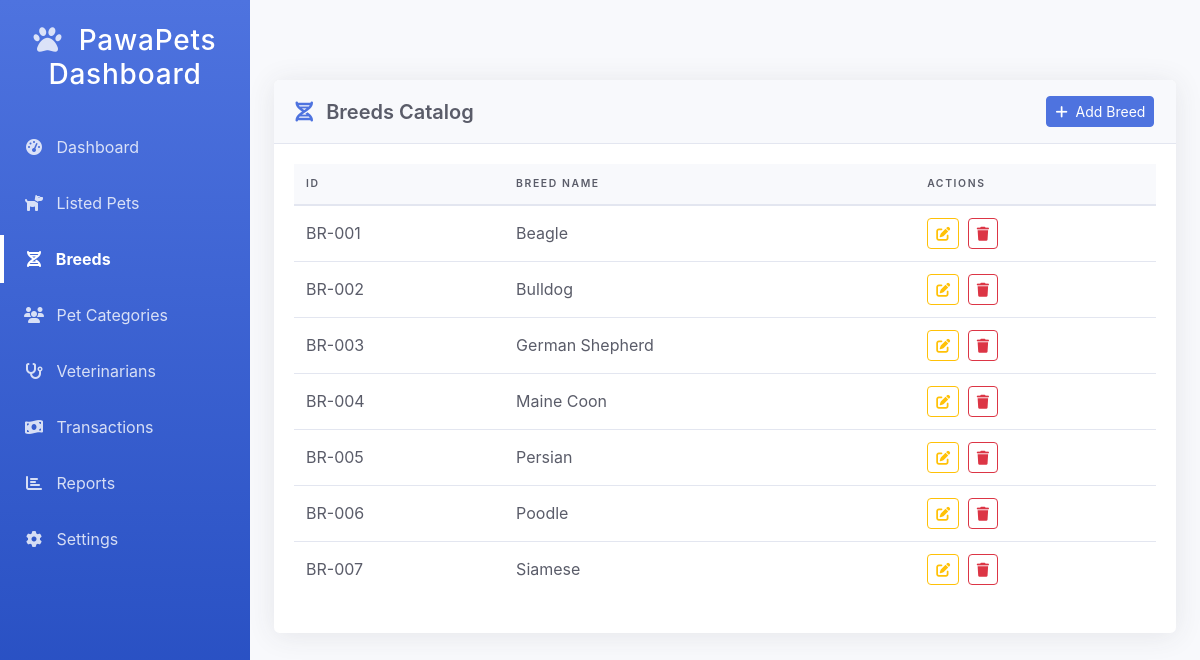
/Admin/breeds.php (signed in), run on the app's committed database.
### tables this page shows
CREATE TABLE `puppy_breed` (
  `breed_id` int(11) NOT NULL,
  `breed_name` varchar(100) NOT NULL
);

### Admin/breeds.php (the view, shortened to what this page needs)
<?php
include('functions/functions.php');
$breeds = $con->query("SELECT * FROM puppy_breed ORDER BY breed_name ASC");
?>
<!DOCTYPE html>
<html lang="en">
<head>
    <link href="https://cdn.jsdelivr.net/npm/bootstrap@5.3.0/dist/css/bootstrap.min.css" rel="stylesheet">
    <link rel="stylesheet" href="https://cdnjs.cloudflare.com/ajax/libs/font-awesome/6.4.0/css/all.min.css">
</head>
<body>
    <div class="admin-container">
        <aside class="admin-sidebar">
            <div class="sidebar-brand">
                <h3><i class="fas fa-paw me-2"></i> PawaPets Dashboard</h3>
            </div>
            <ul class="sidebar-menu">
                <li><a href="dashboard.php"><i class="fas fa-tachometer-alt me-2"></i> Dashboard</a></li>
                <li><a href="listed-pets.php"><i class="fas fa-dog me-2"></i> Listed Pets</a></li>
                <li class="active"><a href="breeds.php"><i class="fas fa-dna me-2"></i> Breeds</a></li>
                <li><a href="listed-categories.php"><i class="fas fa-users me-2"></i> Pet Categories</a></li>
                <li><a href="vets.html"><i class="fas fa-stethoscope me-2"></i> Veterinarians</a></li>
                <li><a href="transactions.html"><i class="fas fa-money-bill-wave me-2"></i> Transactions</a></li>
                <li><a href="reports.html"><i class="fas fa-chart-bar me-2"></i> Reports</a></li>
                <li><a href="settings.html"><i class="fas fa-cog me-2"></i> Settings</a></li>
            </ul>
        </aside>
        <main class="admin-main">
            <div class="admin-card">
                <div class="card-header">
                    <h5 class="mb-0"><i class="fas fa-dna me-2"></i> Breeds Catalog</h5>
                    <div>
                        <button class="btn btn-sm btn-primary" data-bs-toggle="modal" data-bs-target="#addBreedModal">
                            <i class="fas fa-plus me-1"></i> Add Breed
                        </button>
                    </div>
                </div>
                <div class="card-body">
                    <div class="table-responsive">
                        <table class="admin-table">
                            <thead>
                                <tr>
                                    <th>ID</th>
                                    <th>Breed Name</th>
                                    <th>Actions</th>
                                </tr>
                            </thead>
                            <tbody>
                                <?php if($breeds->num_rows > 0): ?>
                                    <?php $count = 1; ?>
                                    <?php while($breed = $breeds->fetch_assoc()): ?>
                                        <tr>
                                            <td>BR-<?= str_pad($count++, 3, '0', STR_PAD_LEFT) ?></td>
                                            <td><?= htmlspecialchars($breed['breed_name']) ?></td>
                                            <td>
                                                <button class="btn btn-sm btn-outline-warning me-1 edit-breed"
                                                        data-id="<?= $breed['breed_id'] ?>"
                                                        data-name="<?= htmlspecialchars($breed['breed_name']) ?>">
                                                    <i class="fas fa-edit"></i>
                                                </button>
                                                <a href="breeds.php?delete=<?= $breed['breed_id'] ?>"
                                                   class="btn btn-sm btn-outline-danger"
                                                   onclick="return confirm('Are you sure you want to delete this breed?')">
                                                    <i class="fas fa-trash"></i>
                                                </a>
                                            </td>
                                        </tr>
                                    <?php endwhile; ?>
                                <?php else: ?>
                                    <tr>
                                        <td colspan="3" class="text-center py-4">No breeds found</td>
                                    </tr>
                                <?php endif; ?>
                            </tbody>
                        </table>
                    </div>
                </div>
            </div>
        </main>
    </div>
</body>
</html>

### Admin/breeds.php (style rules this page uses)
:root { --primary-color: #4e73df; --primary-hover: #2e59d9; --secondary-color: #858796; --success-color: #1cc88a; --info-color: #36b9cc; --warning-color: #f6c23e; --danger-color: #e74a3b; --light-color: #f8f9fc; --dark-color: #5a5c69; }
body { font-family: 'Nunito', -apple-system, BlinkMacSystemFont, 'Segoe UI', Roboto, 'Helvetica Neue', Arial, sans-serif; background-color: #f8f9fc; overflow-x: hidden; }
.admin-container { display: flex; min-height: 100vh; }
.admin-sidebar { width: 250px; background: linear-gradient(180deg, var(--primary-color) 0%, #224abe 100%); color: white; transition: all 0.3s; position: fixed; height: 100vh; z-index: 1000; }
.sidebar-brand { padding: 1.5rem 1rem; font-weight: 800; font-size: 1.2rem; text-align: center; letter-spacing: 0.05rem; z-index: 1; }
.sidebar-brand i { color: rgba(255, 255, 255, 0.8); }
.sidebar-menu { padding: 0; list-style: none; }
.sidebar-menu li { position: relative; margin-bottom: 0.5rem; }
.sidebar-menu li a { display: block; padding: 0.75rem 1.5rem; color: rgba(255, 255, 255, 0.8); text-decoration: none; transition: all 0.3s; }
.sidebar-menu li a i { width: 20px; text-align: center; }
.sidebar-menu li.active a { color: white; font-weight: 700; }
.sidebar-menu li.active::before { content: ""; position: absolute; left: 0; top: 0; height: 100%; width: 4px; background-color: white; }
.admin-main { flex: 1; padding: 1.5rem; margin-top: 56px; margin-left: 250px; min-height: calc(100vh - 56px); }
.admin-card { background-color: white; border-radius: 0.35rem; box-shadow: 0 0.15rem 1.75rem 0 rgba(58, 59, 69, 0.1); margin-bottom: 1.5rem; }
.card-header { padding: 1rem 1.35rem; background-color: #f8f9fc; border-bottom: 1px solid #e3e6f0; display: flex; align-items: center; justify-content: space-between; border-radius: 0.35rem 0.35rem 0 0 !important; }
.card-header h5 { margin: 0; font-weight: 600; color: var(--dark-color); }
.card-header h5 i { color: var(--primary-color); }
.card-body { padding: 1.25rem; }
.admin-table { width: 100%; margin-bottom: 1rem; color: var(--dark-color); }
.admin-table thead th { vertical-align: bottom; border-bottom: 2px solid #e3e6f0; padding: 0.75rem; background-color: #f8f9fc; font-weight: 600; text-transform: uppercase; font-size: 0.65rem; letter-spacing: 0.1rem; }
.admin-table tbody td { padding: 0.75rem; vertical-align: middle; border-top: 1px solid #e3e6f0; }
.btn-primary { background-color: var(--primary-color); border-color: var(--primary-color); }

### data on the page
puppy_breed: count "001", breed_name "Beagle"
puppy_breed: count "002", breed_name "Bulldog"
puppy_breed: count "003", breed_name "German Shepherd"
puppy_breed: count "004", breed_name "Maine Coon"
puppy_breed: count "005", breed_name "Persian"
puppy_breed: count "006", breed_name "Poodle"
puppy_breed: count "007", breed_name "Siamese"
